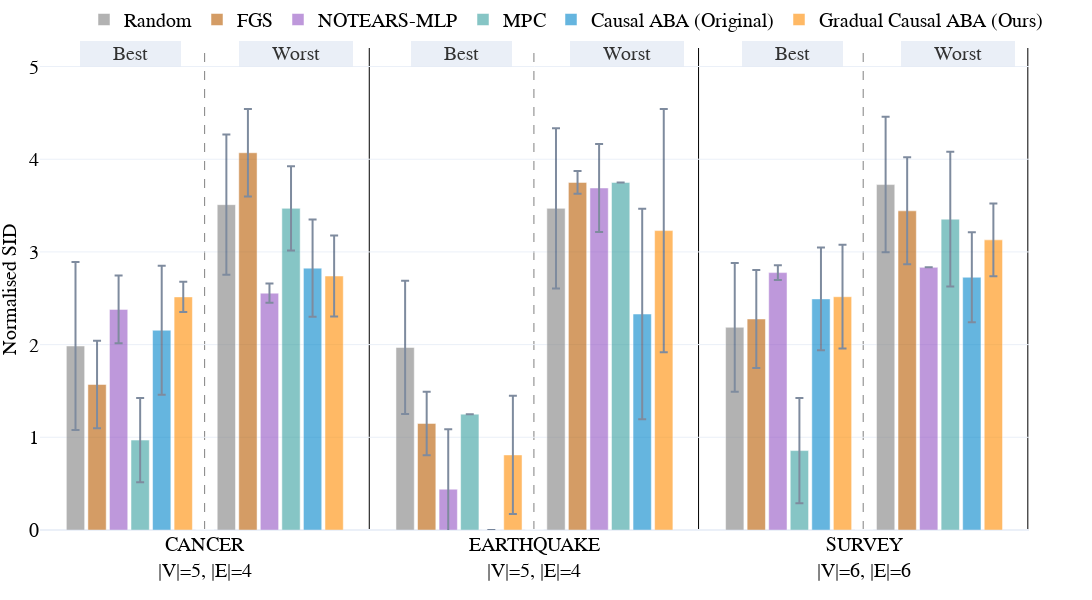

Source (notebook cell):
### Code cell
fig = double_bar_chart_plotly(v1_bn_plot_data, 
                        names_dict,
                        colors_dict,
                        vars_to_plot=['n_sid_low', 'n_sid_high'],
                        names=['Best', 'Worst'],
                        labels=['Normalised SID', ''],
                        methods=[
                                'Random',
                                'FGS',
                                'NOTEARS-MLP',
                                'MPC',
                                'Causal ABA (Original)',
                                # 'Causal ABA (Refined Fact Ranking)',
                                # 'Causal ABA (Refined Model Ranking)',
                                # 'Causal ABA (Arrows Sum Model Ranking)',
                                # 'Causal ABA (Arrows Mean Model Ranking)',
                                'Gradual Causal ABA (Ours)',
                            ],
                        dist_between_lines=0.1565,
                        lin_space=6,
                        nl_space=6,
                        intra_dis = 0.161,
                        inter_dis = 0.174,
                        start_pos = 0.04,
                            width=1300,
                            height=600,
                            range_y1=(0, 5.2),
                            range_y2=(0, 5.2))

fig.write_image('v2-sid-small.png', scale=3, width=1300, height=600)

### Figure 1 — Plotly figure (JSON) as saved in the notebook; plotly's stock layout.template omitted (floating-point values rounded to 4 significant figures)
{"data": [{"error_y": {"array": [0.9069, 0.719, 0.6939], "type": "data", "visible": true}, "marker": {"color": "grey"}, "name": "Random", "offsetgroup": "0", "opacity": 0.6, "showlegend": true, "type": "bar", "x": ["CANCER<br>|V|=5, |E|=4", "EARTHQUAKE<br>|V|=5, |E|=4", "SURVEY<br>|V|=6, |E|=6"], "y": [1.985, 1.97, 2.187], "yaxis": "y"}, {"error_y": {"array": [0.4712, 0.3426, 0.5288], "type": "data", "visible": true}, "marker": {"color": "#b85c00"}, "name": "FGS", "offsetgroup": "1", "opacity": 0.6, "showlegend": true, "type": "bar", "x": ["CANCER<br>|V|=5, |E|=4", "EARTHQUAKE<br>|V|=5, |E|=4", "SURVEY<br>|V|=6, |E|=6"], "y": [1.57, 1.15, 2.277], "yaxis": "y"}, {"error_y": {"array": [0.3651, 0.6479, 0.07975], "type": "data", "visible": true}, "marker": {"color": "#9454c4"}, "name": "NOTEARS-MLP", "offsetgroup": "2", "opacity": 0.6, "showlegend": true, "type": "bar", "x": ["CANCER<br>|V|=5, |E|=4", "EARTHQUAKE<br>|V|=5, |E|=4", "SURVEY<br>|V|=6, |E|=6"], "y": [2.38, 0.44, 2.777], "yaxis": "y"}, {"error_y": {"array": [0.4536, 0.0, 0.5685], "type": "data", "visible": true}, "marker": {"color": "#379f9f"}, "name": "MPC", "offsetgroup": "3", "opacity": 0.6, "showlegend": true, "type": "bar", "x": ["CANCER<br>|V|=5, |E|=4", "EARTHQUAKE<br>|V|=5, |E|=4", "SURVEY<br>|V|=6, |E|=6"], "y": [0.97, 1.25, 0.8567], "yaxis": "y"}, {"error_y": {"array": [0.696, 0.0, 0.5532], "type": "data", "visible": true}, "marker": {"color": "#0085CA"}, "name": "Causal ABA (Original)", "offsetgroup": "4", "opacity": 0.6, "showlegend": true, "type": "bar", "x": ["CANCER<br>|V|=5, |E|=4", "EARTHQUAKE<br>|V|=5, |E|=4", "SURVEY<br>|V|=6, |E|=6"], "y": [2.155, 0.0, 2.493], "yaxis": "y"}, {"error_y": {"array": [0.163, 0.638, 0.5597], "type": "data", "visible": true}, "marker": {"color": "#ff8c00"}, "name": "Gradual Causal ABA (Ours)", "offsetgroup": "5", "opacity": 0.6, "showlegend": true, "type": "bar", "x": ["CANCER<br>|V|=5, |E|=4", "EARTHQUAKE<br>|V|=5, |E|=4", "SURVEY<br>|V|=6, |E|=6"], "y": [2.515, 0.81, 2.517], "yaxis": "y"}, {"marker": {"color": "white"}, "name": "", "offsetgroup": "6", "opacity": 1, "showlegend": false, "type": "bar", "x": ["CANCER<br>|V|=5, |E|=4", "EARTHQUAKE<br>|V|=5, |E|=4", "SURVEY<br>|V|=6, |E|=6"], "y": [0.0, 0.0, 0.0]}, {"error_y": {"array": [0.7575, 0.8655, 0.7314], "type": "data", "visible": true}, "marker": {"color": "grey"}, "name": "Random", "offsetgroup": "7", "opacity": 0.6, "showlegend": false, "type": "bar", "x": ["CANCER<br>|V|=5, |E|=4", "EARTHQUAKE<br>|V|=5, |E|=4", "SURVEY<br>|V|=6, |E|=6"], "y": [3.51, 3.47, 3.727], "yaxis": "y2"}, {"error_y": {"array": [0.4712, 0.1237, 0.577], "type": "data", "visible": true}, "marker": {"color": "#b85c00"}, "name": "FGS", "offsetgroup": "8", "opacity": 0.6, "showlegend": false, "type": "bar", "x": ["CANCER<br>|V|=5, |E|=4", "EARTHQUAKE<br>|V|=5, |E|=4", "SURVEY<br>|V|=6, |E|=6"], "y": [4.07, 3.75, 3.443], "yaxis": "y2"}, {"error_y": {"array": [0.1046, 0.4753, 0.0], "type": "data", "visible": true}, "marker": {"color": "#9454c4"}, "name": "NOTEARS-MLP", "offsetgroup": "9", "opacity": 0.6, "showlegend": false, "type": "bar", "x": ["CANCER<br>|V|=5, |E|=4", "EARTHQUAKE<br>|V|=5, |E|=4", "SURVEY<br>|V|=6, |E|=6"], "y": [2.555, 3.69, 2.833], "yaxis": "y2"}, {"error_y": {"array": [0.4536, 0.0, 0.7274], "type": "data", "visible": true}, "marker": {"color": "#379f9f"}, "name": "MPC", "offsetgroup": "10", "opacity": 0.6, "showlegend": false, "type": "bar", "x": ["CANCER<br>|V|=5, |E|=4", "EARTHQUAKE<br>|V|=5, |E|=4", "SURVEY<br>|V|=6, |E|=6"], "y": [3.47, 3.75, 3.353], "yaxis": "y2"}, {"error_y": {"array": [0.5255, 1.136, 0.4853], "type": "data", "visible": true}, "marker": {"color": "#0085CA"}, "name": "Causal ABA (Original)", "offsetgroup": "11", "opacity": 0.6, "showlegend": false, "type": "bar", "x": ["CANCER<br>|V|=5, |E|=4", "EARTHQUAKE<br>|V|=5, |E|=4", "SURVEY<br>|V|=6, |E|=6"], "y": [2.825, 2.33, 2.727], "yaxis": "y2"}, {"error_y": {"array": [0.4373, 1.312, 0.3931], "type": "data", "visible": true}, "marker": {"color": "#ff8c00"}, "name": "Gradual Causal ABA (Ours)", "offsetgroup": "12", "opacity": 0.6, "showlegend": false, "type": "bar", "x": ["CANCER<br>|V|=5, |E|=4", "EARTHQUAKE<br>|V|=5, |E|=4", "SURVEY<br>|V|=6, |E|=6"], "y": [2.74, 3.23, 3.13], "yaxis": "y2"}], "layout": {"annotations": [{"bgcolor": "#E5ECF6", "bordercolor": "#E5ECF6", "borderwidth": 2, "font": {"color": "black", "size": 20}, "opacity": 0.8, "showarrow": false, "text": "      Best      ", "x": 0.04, "xanchor": "left", "xref": "x domain", "y": 1.015, "yref": "y domain"}, {"bgcolor": "#E5ECF6", "bordercolor": "#E5ECF6", "borderwidth": 2, "font": {"color": "black", "size": 20}, "opacity": 0.8, "showarrow": false, "text": "      Worst      ", "x": 0.201, "xanchor": "left", "xref": "x domain", "y": 1.015, "yref": "y domain"}, {"bgcolor": "#E5ECF6", "bordercolor": "#E5ECF6", "borderwidth": 2, "font": {"color": "black", "size": 20}, "opacity": 0.8, "showarrow": false, "text": "      Best      ", "x": 0.375, "xanchor": "left", "xref": "x domain", "y": 1.015, "yref": "y domain"}, {"bgcolor": "#E5ECF6", "bordercolor": "#E5ECF6", "borderwidth": 2, "font": {"color": "black", "size": 20}, "opacity": 0.8, "showarrow": false, "text": "      Worst      ", "x": 0.536, "xanchor": "left", "xref": "x domain", "y": 1.015, "yref": "y domain"}, {"bgcolor": "#E5ECF6", "bordercolor": "#E5ECF6", "borderwidth": 2, "font": {"color": "black", "size": 20}, "opacity": 0.8, "showarrow": false, "text": "      Best      ", "x": 0.71, "xanchor": "left", "xref": "x domain", "y": 1.015, "yref": "y domain"}, {"bgcolor": "#E5ECF6", "bordercolor": "#E5ECF6", "borderwidth": 2, "font": {"color": "black", "size": 20}, "opacity": 0.8, "showarrow": false, "text": "      Worst      ", "x": 0.871, "xanchor": "left", "xref": "x domain", "y": 1.015, "yref": "y domain"}], "bargap": 0.15, "bargroupgap": 0.15, "barmode": "group", "font": {"color": "black", "family": "Serif", "size": 20}, "height": 600, "hovermode": "x unified", "legend": {"orientation": "h", "x": 0.5, "xanchor": "center", "y": 1.1, "yanchor": "top"}, "margin": {"b": 70, "l": 40, "r": 0, "t": 20}, "shapes": [{"layer": "below", "line": {"color": "grey", "dash": "dash", "width": 1}, "type": "line", "x0": 0.1565, "x1": 0.1565, "xref": "paper", "y0": 0, "y1": 1, "yref": "paper"}, {"layer": "below", "line": {"color": "black", "dash": "solid", "width": 1}, "type": "line", "x0": 0.313, "x1": 0.313, "xref": "paper", "y0": 0, "y1": 1, "yref": "paper"}, {"layer": "below", "line": {"color": "grey", "dash": "dash", "width": 1}, "type": "line", "x0": 0.4695, "x1": 0.4695, "xref": "paper", "y0": 0, "y1": 1, "yref": "paper"}, {"layer": "below", "line": {"color": "black", "dash": "solid", "width": 1}, "type": "line", "x0": 0.626, "x1": 0.626, "xref": "paper", "y0": 0, "y1": 1, "yref": "paper"}, {"layer": "below", "line": {"color": "grey", "dash": "dash", "width": 1}, "type": "line", "x0": 0.7825, "x1": 0.7825, "xref": "paper", "y0": 0, "y1": 1, "yref": "paper"}, {"layer": "below", "line": {"color": "black", "dash": "solid", "width": 1}, "type": "line", "x0": 0.939, "x1": 0.939, "xref": "paper", "y0": 0, "y1": 1, "yref": "paper"}], "width": 1300, "xaxis": {"anchor": "y", "domain": [0, 0.94]}, "yaxis": {"anchor": "x", "domain": [0, 1], "range": [0, 5.2], "title": {"font": {"size": 20}, "text": "Normalised SID"}}, "yaxis2": {"anchor": "x", "overlaying": "y", "range": [0, 5.2], "scaleanchor": 0, "showgrid": false, "showline": false, "showticklabels": false, "side": "right", "title": {"font": {"size": 20}, "text": ""}, "zeroline": true}}}
